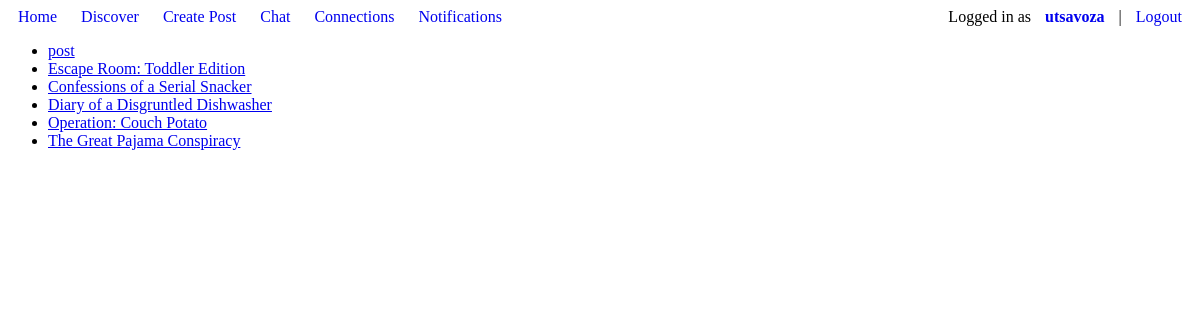
Page /home/ (signed in) on the earlier database version.
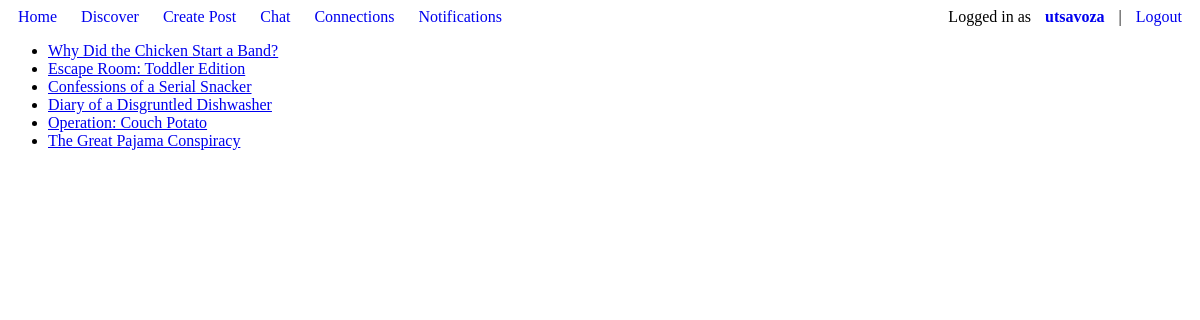
Same page on the later database version.
### posts/models.py (models this page shows, shortened)
class ActivityPost(models.Model):
    class PostStatus(models.IntegerChoices):
        DRAFT = 1, _("Draft")
        ACTIVE = 2, _("Active")
        ARCHIVED = 3, _("Archived")
    class Meta:
        db_table = "activity_posts"
        verbose_name_plural = "Activity Posts"
    poster = models.ForeignKey(settings.AUTH_USER_MODEL, on_delete=models.CASCADE)
    timestamp = models.DateTimeField(auto_now_add=True)
    title = models.CharField(max_length=255)
    description = models.TextField(max_length=1023)
    status = models.IntegerField(default=PostStatus.DRAFT, choices=PostStatus.choices)
    tags = models.ManyToManyField(InterestTag)

### main/views.py (the view)
# urls.py: path("home/", views.home, name="home"),
@login_required
def home(request):
    template_name = "main/home.html"
    latest_posts_list = ActivityPost.objects.order_by("-timestamp")[:50]
    context = {
        "latest_posts_list": latest_posts_list,
    }
    return render(request, template_name, context)

### main/templates/main/home.html
{% extends 'main/base.html' %} {% block title %}Home Page{% endblock %}
{% block content %}
    {% if latest_posts_list %}
        <ul>
            {% for post in latest_posts_list %}
                {% if post.status == 2 %}
                    <li>
                        <a href="{% url 'posts:post_details_view' post.pk %}">{{ post.title }}</a>
                    </li>
                {% endif %}
            {% endfor %}
        </ul>
    {% else %}
        <p>No posts are available.</p>
    {% endif %}
{% endblock content %}

Differences in the rows shown:
removed ActivityPost: title "post"
added ActivityPost: title "Why Did the Chicken Start a Band?"
